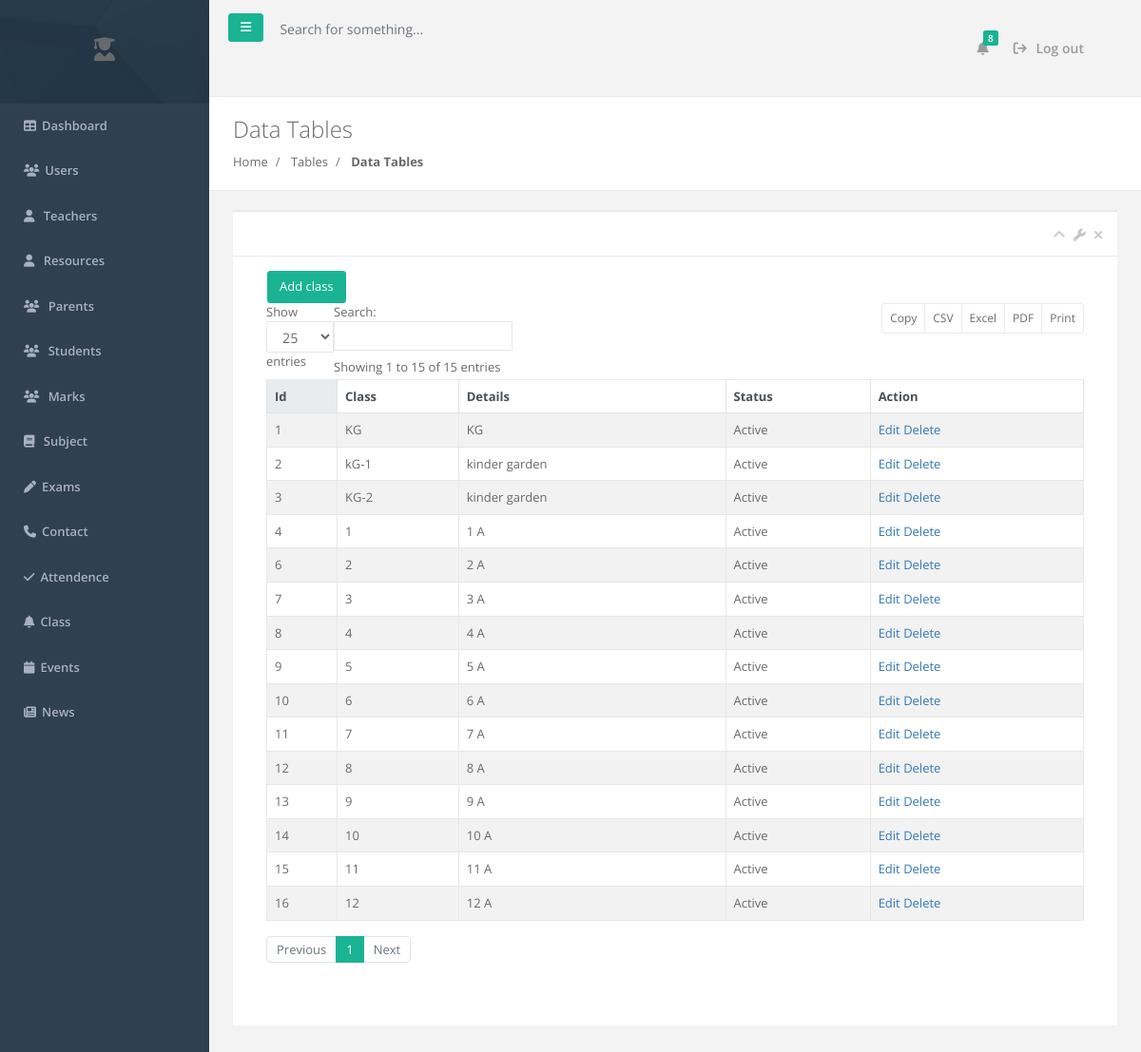
/dashboard/class/index.php, run on the app's committed database.
### tables this page shows
CREATE TABLE `class` (
  `id` int(11) NOT NULL,
  `class` varchar(50) NOT NULL,
  `details` varchar(255) DEFAULT NULL,
  `status` varchar(20) DEFAULT 'active'
);

### dashboard/class/index.php (the view, shortened to what this page needs)
<?php
include '../sidebar_header.php';
$class = $db->query("select * from class");
?>
<div class="row wrapper border-bottom white-bg page-heading">
                <div class="col-lg-10">
                    <h2>Data Tables</h2>
                    <ol class="breadcrumb">
                        <li class="breadcrumb-item">
                            <a href="index.html">Home</a>
                        </li>
                        <li class="breadcrumb-item">
                            <a>Tables</a>
                        </li>
                        <li class="breadcrumb-item active">
                            <strong>Data Tables</strong>
                        </li>
                    </ol>
                </div>
                <div class="col-lg-2">
                </div>
            </div>
        <div class="wrapper wrapper-content animated fadeInRight">
            <div class="row">
                <div class="col-lg-12">
                <div class="ibox ">
                    <div class="ibox-title">
                        <div class="ibox-tools">
                            <a class="collapse-link">
                                <i class="fa fa-chevron-up"></i>
                            </a>
                            <a class="dropdown-toggle" data-toggle="dropdown" href="#">
                                <i class="fa fa-wrench"></i>
                            </a>
                            <a class="close-link">
                                <i class="fa fa-times"></i>
                            </a>
                        </div>
                    </div>
                    <div class="ibox-content">
<div class="table-responsive">
<button class="btn btn-primary ml-3"><a  class=" text-white" href="<?php echo $url ?>class/add.php">Add class</a></button>
<table class="table table-striped table-bordered table-hover dataTables-example" >
                    <thead class="thead-light">
                        <tr>
                            <th>Id</th>
                            <th>Class</th>
                            <th>Details</th>
                            <th>Status</th>
                            <th>Action</th>
                        </tr>
                    </thead>
                    <tbody>
                        <?php foreach ($class as $row) {?>
                        <tr>
                            <td><?php echo $row['id']; ?></td>
                            <td><?php echo $row['class']; ?></td>
                            <td><?php echo $row['details']; ?></td>
                            <td><?php echo $row['status']; ?></td>
                            <td>
                                <a href="<?php echo $url;?>/class/edit.php?id=<?php echo $row['id']; ?>">Edit</a>
                                <a href="<?php echo $url;?>/class/index.php?delete=yes&&id=<?php echo $row['id']; ?>" onclick="return confirm('Are you sure?')">Delete</a>
                            </td>
                        </tr>
                        <?php } ?>
                    </tbody>
                </table>
            </div>
        </div>
<?php
    include '../footer.php';
?>

### data on the page
class: id "1", class "KG", details "KG", status "Active"
class: id "2", class "kG-1", details "kinder garden", status "Active"
class: id "3", class "KG-2", details "kinder garden", status "Active"
class: id "4", class "1", details "1 A", status "Active"
class: id "6", class "2", details "2 A", status "Active"
class: id "7", class "3", details "3 A", status "Active"
class: id "8", class "4", details "4 A", status "Active"
class: id "9", class "5", details "5 A", status "Active"
class: id "10", class "6", details "6 A", status "Active"
class: id "11", class "7", details "7 A", status "Active"
class: id "12", class "8", details "8 A", status "Active"
class: id "13", class "9", details "9 A", status "Active"
class: id "14", class "10", details "10 A", status "Active"
class: id "15", class "11", details "11 A", status "Active"
class: id "16", class "12", details "12 A", status "Active"
